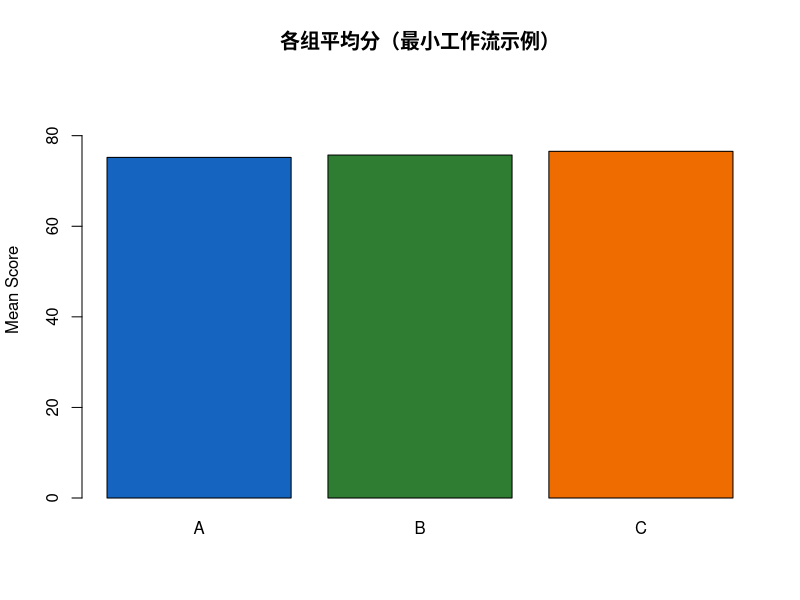

The R source for this figure:
## ---- chunk 1
knitr::opts_chunk$set(
  echo = TRUE,
  warning = FALSE,
  message = FALSE
)
## ---- chunk 2
tmp_project <- file.path(tempdir(), "r_vscode_project_demo")
dir.create(tmp_project, recursive = TRUE, showWarnings = FALSE)

dirs <- c(
  "data/raw",
  "data/processed",
  "scripts",
  "output",
  "docs"
)

for (d in dirs) {
  dir.create(file.path(tmp_project, d), recursive = TRUE, showWarnings = FALSE)
}

file.create(file.path(tmp_project, "README.md"))

cat("模板目录位置:\n", tmp_project, "\n")
## ---- chunk 3
all_items <- list.files(tmp_project, recursive = TRUE, all.files = TRUE)
all_items
## ---- chunk 4
set.seed(123)
df <- data.frame(
  id = 1:80,
  group = sample(c("A", "B", "C"), 80, replace = TRUE),
  score = round(rnorm(80, mean = 75, sd = 8), 1)
)

head(df)
## ---- chunk 5
summary_df <- aggregate(score ~ group, data = df, FUN = mean)
colnames(summary_df)[2] <- "mean_score"
summary_df
## ---- chunk 6
barplot(
  height = summary_df$mean_score,
  names.arg = summary_df$group,
  col = c("#1565C0", "#2E7D32", "#EF6C00"),
  ylim = c(0, max(summary_df$mean_score) * 1.2),
  main = "各组平均分（最小工作流示例）",
  ylab = "Mean Score"
)
## ---- chunk 7
path_check <- function(root = ".") {
  required <- c("data", "scripts", "output")
  data.frame(
    folder = required,
    exists = dir.exists(file.path(root, required))
  )
}

path_check(".")
## ---- chunk 8
demo_out <- file.path(tmp_project, "output")
dir.create(demo_out, recursive = TRUE, showWarnings = FALSE)

write.csv(summary_df, file.path(demo_out, "group_summary.csv"), row.names = FALSE)
list.files(demo_out)
